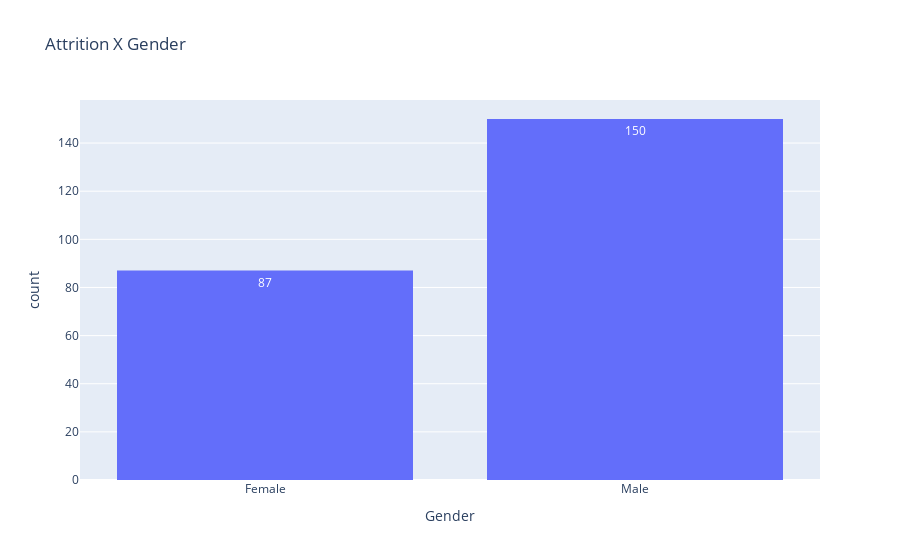

The notebook cell this image was saved under:
### Code cell
fig = px.histogram(attrition_yes, x = attrition_yes['Gender'],
                      title = 'Attrition X Gender', text_auto = 'd3-format')
fig.show()

### Figure 1 — Plotly figure (JSON) as saved in the notebook; plotly's stock layout.template omitted (floating-point values rounded to 4 significant figures; data arrays with more than 128 entries replaced by an {"elided": "..."} marker saying what was removed)
{"data": [{"alignmentgroup": "True", "bingroup": "x", "hovertemplate": "Gender=%{x}<br>count=%{y}<extra></extra>", "legendgroup": "", "marker": {"color": "#636efa", "pattern": {"shape": ""}}, "name": "", "offsetgroup": "", "orientation": "v", "showlegend": false, "texttemplate": "%{value:d3-format}", "type": "histogram", "x": {"elided": "237 str values"}, "xaxis": "x", "yaxis": "y"}], "layout": {"barmode": "relative", "legend": {"tracegroupgap": 0}, "title": {"text": "Attrition X Gender"}, "xaxis": {"anchor": "y", "domain": [0, 1], "title": {"text": "Gender"}}, "yaxis": {"anchor": "x", "domain": [0, 1], "title": {"text": "count"}}}}
